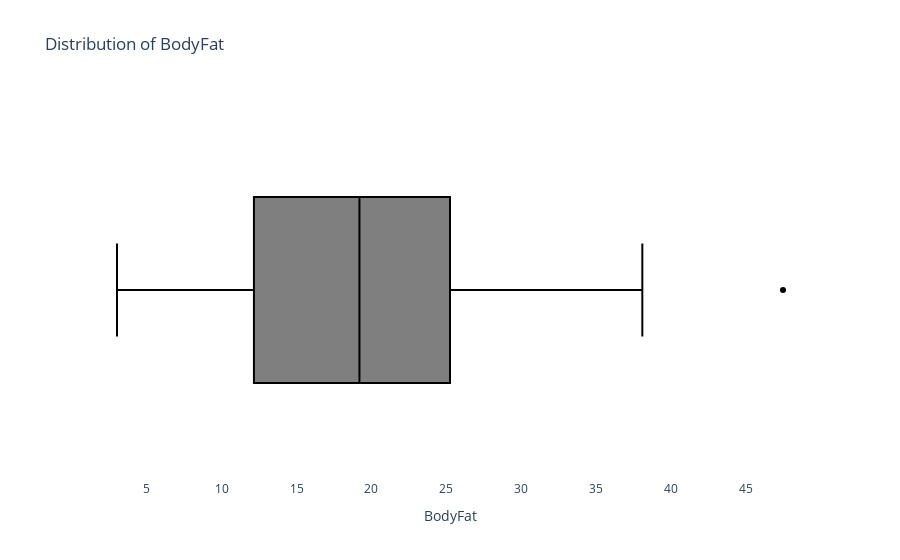

Notebook code for this chart:
### Code cell
fig = px.box(df, x="BodyFat", title="Distribution of BodyFat")

fig.update_traces(marker_color='black', marker_line_color='black')
fig.update_layout(plot_bgcolor='white')
fig.show()

### Figure 1 — Plotly figure (JSON) as saved in the notebook; plotly's stock layout.template omitted (floating-point values rounded to 4 significant figures; data arrays with more than 128 entries replaced by an {"elided": "..."} marker saying what was removed)
{"data": [{"alignmentgroup": "True", "hovertemplate": "BodyFat=%{x}<extra></extra>", "legendgroup": "", "marker": {"color": "black", "line": {"color": "black"}}, "name": "", "notched": false, "offsetgroup": "", "orientation": "h", "showlegend": false, "type": "box", "x": {"elided": "168 float values"}, "x0": " ", "xaxis": "x", "y0": " ", "yaxis": "y"}], "layout": {"boxmode": "group", "legend": {"tracegroupgap": 0}, "plot_bgcolor": "white", "title": {"text": "Distribution of BodyFat"}, "xaxis": {"anchor": "y", "domain": [0, 1], "title": {"text": "BodyFat"}}, "yaxis": {"anchor": "x", "domain": [0, 1]}}}
